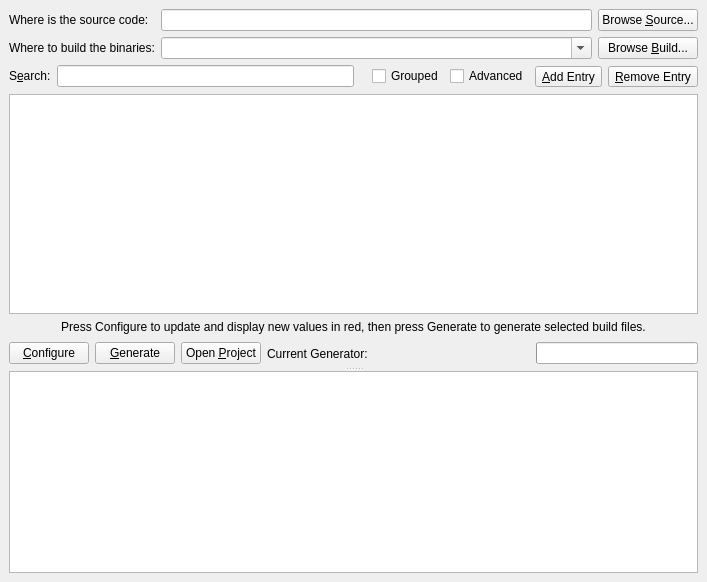
<?xml version="1.0" encoding="UTF-8"?>
<ui version="4.0">
 <class>CMakeSetupDialog</class>
 <widget class="QWidget" name="CMakeSetupDialog">
  <property name="geometry">
   <rect>
    <x>0</x>
    <y>0</y>
    <width>707</width>
    <height>582</height>
   </rect>
  </property>
  <layout class="QGridLayout">
   <property name="margin">
    <number>9</number>
   </property>
   <property name="spacing">
    <number>6</number>
   </property>
   <item row="0" column="0">
    <layout class="QGridLayout">
     <property name="margin">
      <number>0</number>
     </property>
     <property name="spacing">
      <number>6</number>
     </property>
     <item row="0" column="0">
      <widget class="QLabel" name="label">
       <property name="text">
        <string>Where is the source code:</string>
       </property>
      </widget>
     </item>
     <item row="0" column="1">
      <widget class="QLineEdit" name="SourceDirectory"/>
     </item>
     <item row="0" column="2">
      <widget class="QPushButton" name="BrowseSourceDirectoryButton">
       <property name="text">
        <string>Browse &amp;Source...</string>
       </property>
      </widget>
     </item>
     <item row="1" column="0">
      <widget class="QLabel" name="label_2">
       <property name="text">
        <string>Where to build the binaries:</string>
       </property>
      </widget>
     </item>
     <item row="1" column="1">
      <widget class="QComboBox" name="BinaryDirectory">
       <property name="sizePolicy">
        <sizepolicy hsizetype="Ignored" vsizetype="Fixed">
         <horstretch>0</horstretch>
         <verstretch>0</verstretch>
        </sizepolicy>
       </property>
       <property name="editable">
        <bool>true</bool>
       </property>
      </widget>
     </item>
     <item row="1" column="2">
      <widget class="QPushButton" name="BrowseBinaryDirectoryButton">
       <property name="text">
        <string>Browse &amp;Build...</string>
       </property>
      </widget>
     </item>
    </layout>
   </item>
   <item row="1" column="0">
    <widget class="QSplitter" name="Splitter">
     <property name="orientation">
      <enum>Qt::Vertical</enum>
     </property>
     <widget class="QFrame" name="frame">
      <property name="frameShape">
       <enum>QFrame::NoFrame</enum>
      </property>
      <property name="frameShadow">
       <enum>QFrame::Raised</enum>
      </property>
      <layout class="QVBoxLayout">
       <property name="spacing">
        <number>6</number>
       </property>
       <property name="margin">
        <number>0</number>
       </property>
       <item>
        <layout class="QHBoxLayout">
         <property name="spacing">
          <number>6</number>
         </property>
         <property name="margin">
          <number>0</number>
         </property>
         <item>
          <widget class="QLabel" name="label_4">
           <property name="sizePolicy">
            <sizepolicy hsizetype="Fixed" vsizetype="Fixed">
             <horstretch>0</horstretch>
             <verstretch>0</verstretch>
            </sizepolicy>
           </property>
           <property name="text">
            <string>S&amp;earch:</string>
           </property>
           <property name="buddy">
            <cstring>Search</cstring>
           </property>
          </widget>
         </item>
         <item>
          <widget class="QLineEdit" name="Search">
           <property name="sizePolicy">
            <sizepolicy hsizetype="Expanding" vsizetype="Fixed">
             <horstretch>0</horstretch>
             <verstretch>0</verstretch>
            </sizepolicy>
           </property>
          </widget>
         </item>
         <item>
          <spacer>
           <property name="orientation">
            <enum>Qt::Horizontal</enum>
           </property>
           <property name="sizeType">
            <enum>QSizePolicy::Minimum</enum>
           </property>
           <property name="sizeHint" stdset="0">
            <size>
             <width>12</width>
             <height>23</height>
            </size>
           </property>
          </spacer>
         </item>
         <item>
          <widget class="QCheckBox" name="groupedCheck">
           <property name="text">
            <string>Grouped</string>
           </property>
          </widget>
         </item>
         <item>
          <widget class="QCheckBox" name="advancedCheck">
           <property name="text">
            <string>Advanced</string>
           </property>
          </widget>
         </item>
         <item>
          <widget class="QToolButton" name="AddEntry">
           <property name="toolTip">
            <string>Add New Entry</string>
           </property>
           <property name="text">
            <string>&amp;Add Entry</string>
           </property>
           <property name="icon">
            <iconset resource="CMakeSetup.qrc">
             <normaloff>:/Icons/Plus16.png</normaloff>:/Icons/Plus16.png</iconset>
           </property>
           <property name="toolButtonStyle">
            <enum>Qt::ToolButtonTextBesideIcon</enum>
           </property>
          </widget>
         </item>
         <item>
          <widget class="QToolButton" name="RemoveEntry">
           <property name="toolTip">
            <string>Remove Selected Entries</string>
           </property>
           <property name="text">
            <string>&amp;Remove Entry</string>
           </property>
           <property name="icon">
            <iconset resource="CMakeSetup.qrc">
             <normaloff>:/Icons/Delete16.png</normaloff>:/Icons/Delete16.png</iconset>
           </property>
           <property name="toolButtonStyle">
            <enum>Qt::ToolButtonTextBesideIcon</enum>
           </property>
          </widget>
         </item>
        </layout>
       </item>
       <item>
        <widget class="QCMakeCacheView" name="CacheValues">
         <property name="alternatingRowColors">
          <bool>true</bool>
         </property>
         <property name="selectionMode">
          <enum>QAbstractItemView::ExtendedSelection</enum>
         </property>
         <property name="selectionBehavior">
          <enum>QAbstractItemView::SelectRows</enum>
         </property>
        </widget>
       </item>
       <item>
        <widget class="QLabel" name="label_3">
         <property name="text">
          <string>Press Configure to update and display new values in red, then press Generate to generate selected build files.</string>
         </property>
         <property name="alignment">
          <set>Qt::AlignCenter</set>
         </property>
         <property name="wordWrap">
          <bool>true</bool>
         </property>
        </widget>
       </item>
       <item>
        <layout class="QHBoxLayout">
         <property name="spacing">
          <number>6</number>
         </property>
         <property name="margin">
          <number>0</number>
         </property>
         <item>
          <widget class="QPushButton" name="ConfigureButton">
           <property name="text">
            <string>&amp;Configure</string>
           </property>
          </widget>
         </item>
         <item>
          <widget class="QPushButton" name="GenerateButton">
           <property name="text">
            <string>&amp;Generate</string>
           </property>
          </widget>
         </item>
          <item>
            <widget class="QPushButton" name="OpenProjectButton">
              <property name="text">
                <string>Open &amp;Project</string>
              </property>
            </widget>
          </item>
         <item>
          <widget class="QLabel" name="Generator">
           <property name="text">
            <string>Current Generator:</string>
           </property>
          </widget>
         </item>
         <item>
          <spacer>
           <property name="orientation">
            <enum>Qt::Horizontal</enum>
           </property>
           <property name="sizeType">
            <enum>QSizePolicy::Expanding</enum>
           </property>
           <property name="sizeHint" stdset="0">
            <size>
             <width>121</width>
             <height>27</height>
            </size>
           </property>
          </spacer>
         </item>
         <item>
          <widget class="QProgressBar" name="ProgressBar">
           <property name="minimum">
            <number>0</number>
           </property>
           <property name="maximum">
            <number>100</number>
           </property>
           <property name="value">
            <number>0</number>
           </property>
           <property name="textVisible">
            <bool>false</bool>
           </property>
           <property name="orientation">
            <enum>Qt::Horizontal</enum>
           </property>
           <property name="textDirection">
            <enum>QProgressBar::BottomToTop</enum>
           </property>
          </widget>
         </item>
        </layout>
       </item>
      </layout>
     </widget>
     <widget class="QTextEdit" name="Output">
      <property name="lineWrapMode">
       <enum>QTextEdit::NoWrap</enum>
      </property>
      <property name="readOnly">
       <bool>true</bool>
      </property>
     </widget>
    </widget>
   </item>
  </layout>
 </widget>
 <customwidgets>
  <customwidget>
   <class>QCMakeCacheView</class>
   <extends>QTreeView</extends>
   <header>QCMakeCacheView.h</header>
  </customwidget>
 </customwidgets>
 <resources>
  <include location="CMakeSetup.qrc"/>
 </resources>
 <connections/>
</ui>
